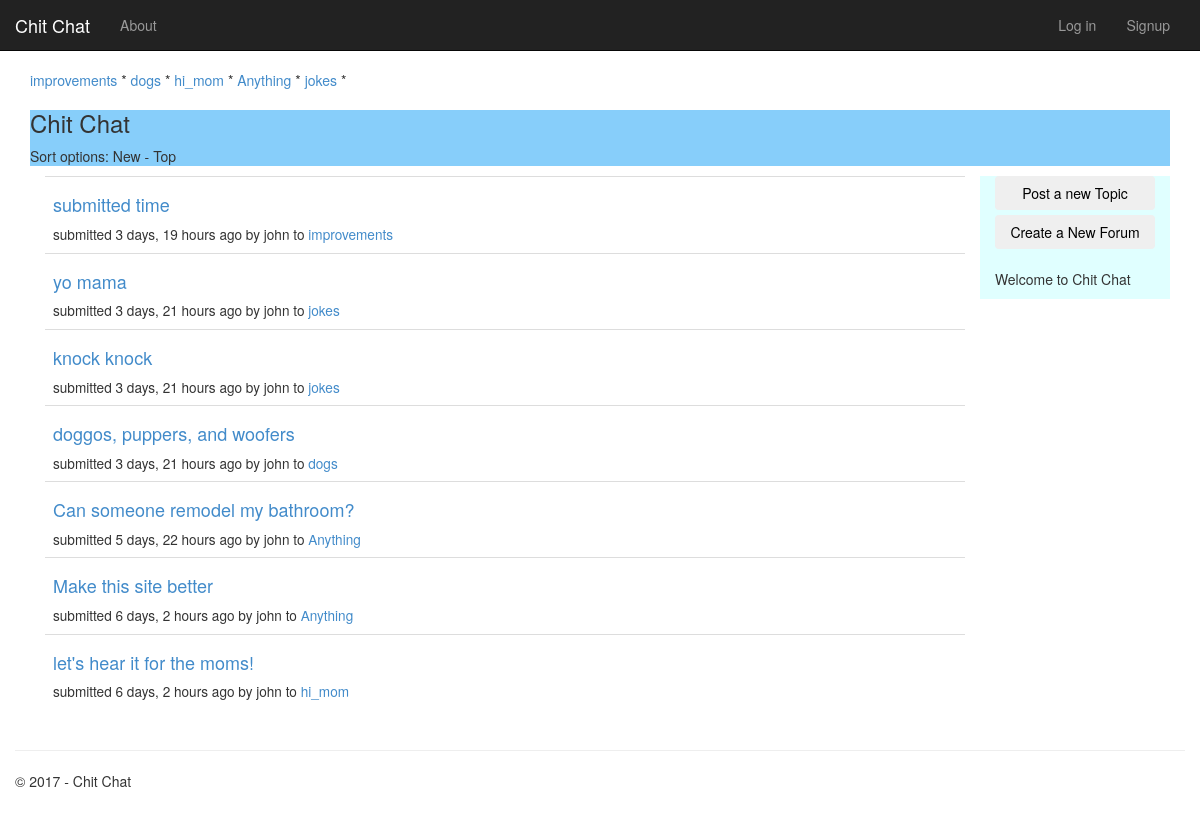
The page / on the database its author committed.
### forum/models.py (models this page shows, shortened)
class Forum(models.Model):
    slug = models.SlugField(unique=True, max_length=60)
    description = models.TextField(blank=True, default='')
    updated = models.DateTimeField(auto_now=True)
    created = models.DateTimeField(auto_now=True)
    creator = models.ForeignKey(User, blank=True, null=True)

class Topic(models.Model):
    title = models.CharField(max_length=60)
    description = models.TextField(max_length=10000, blank=True, null=True)
    forum = models.ForeignKey(Forum)
    created = models.DateTimeField(auto_now=True)
    creator = models.ForeignKey(User, blank=True, null=True)
    updated = models.DateTimeField(auto_now=True)
    closed = models.BooleanField(blank=True, default=False)

### forum/views.py (the view)
class ForumListView(ListView):
    model = Forum
    def get_context_data(self, **kwargs):
        context = super(ForumListView, self).get_context_data(**kwargs)
        context['title'] = 'Forums'
        context['year'] = datetime.now().year
        context['topics'] = Topic.objects.all().order_by("-created")
        return context

### forum/templates/forum/index.html
{% extends "app/layout.html" %}
{% block content %}
<div class="container">
    <div id="header-forums">
        {% if latest_forum_list %}
        <p>
            {% for forum in latest_forum_list %}
            <a href="{% url 'forum:forum-detail' slug=forum.slug %}">{{forum.slug}}</a> *
            {% endfor %}
        </p>
        {% else %}
        <p>No forums available.</p>
        {% endif %}
    </div>
    <div id="header-bottom">
        <h3>Chit Chat</h3><p>Sort options: New - Top</p>
    </div>
    <div class="col-xs-12 col-sm-10" id="topic table">
        {% if topics %}
        <table class="table table-hover">
            <tbody>
                {% for topic in topics %}
                <tr>
                    <td>
                        <h4><a href="{% url 'forum:topic-detail' topic.id %}">{{topic.title}}</a></h4>
                        <small>
                            submitted {{ topic.created|timesince }} ago by {{ topic.creator.get_username }} to
                            <a href="{% url 'forum:forum-detail' slug=topic.forum.slug %}">{{topic.forum.slug}}</a>
                        </small>
                    </td>
                </tr>
                {% endfor %}
            </tbody>
        </table>
        {% else %}
        <p>No topics available.</p>
        {% endif %}
    </div>
    <div class="col-xs-12 col-sm-2" id="sidebar-main">
        <button type="button" class="btn btn-outline-primary btn-block">Post a new Topic</button>
        <button type="button" class="btn btn-outline-primary btn-block">Create a New Forum</button>
        <br />
        <p>Welcome to Chit Chat</p>
    </div>
</div>
        {% endblock %}

### app/static/app/content/site.css (style rules this page uses)
body { padding-top: 50px; padding-bottom: 20px; }
#sidebar-main { background-color: #E0FFFF; }
.container { max-width: none; }
#header-bottom { background-color: #87CEFA; }

### rows shown on the page
Forum: slug "improvements"
Forum: slug "dogs"
Forum: slug "hi_mom"
Forum: slug "Anything"
Forum: slug "jokes"
Topic: title "submitted time", created "3 days, 19 hours", creator.get_username "john", forum.slug "improvements"
Topic: title "yo mama", created "3 days, 21 hours", creator.get_username "john", forum.slug "jokes"
Topic: title "knock knock", created "3 days, 21 hours", creator.get_username "john", forum.slug "jokes"
Topic: title "doggos, puppers, and woofers", created "3 days, 21 hours", creator.get_username "john", forum.slug "dogs"
Topic: title "Can someone remodel my bathroom?", created "5 days, 22 hours", creator.get_username "john", forum.slug "Anything"
Topic: title "Make this site better", created "6 days, 2 hours", creator.get_username "john", forum.slug "Anything"
Topic: title "let's hear it for the moms!", created "6 days, 2 hours", creator.get_username "john", forum.slug "hi_mom"

### other values the page prints
{{ year }} "2017"
